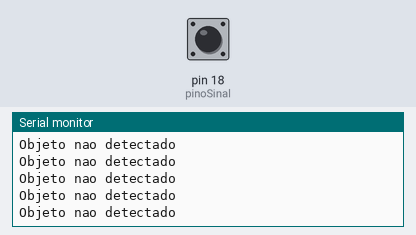
Recording of a sketch running on a simulated Arduino Uno, built with avr-gcc and run on an emulated ATmega328P. Parts: the last lines printed to the serial monitor. Inputs (shaded band) come from the test bench; at power-on: pin 18 (pinoSinal) HIGH.

Above: at 1.2 s.
1.3 s: pin 18 (pinoSinal) driven LOW
At 2.4 s:
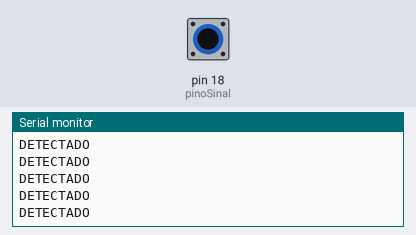
6.2 s: pin 18 (pinoSinal) driven HIGH
At 6.8 s:
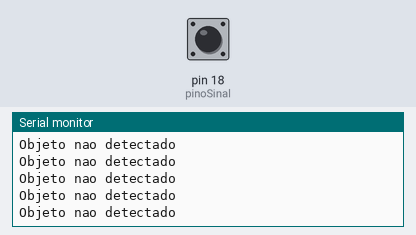
9.2 s: pin 18 (pinoSinal) driven LOW
At 10.0 s:
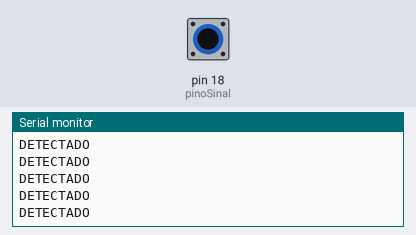
12.2 s: pin 18 (pinoSinal) driven HIGH
At 13.0 s:
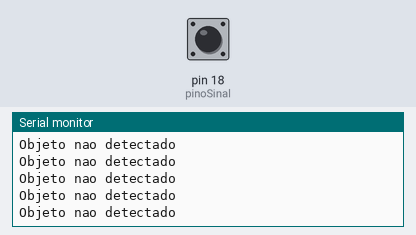
15.2 s: pin 18 (pinoSinal) pulsed LOW 2 times (0.12 s each, 0.3 s apart)
18.8 s: pin 18 (pinoSinal) driven LOW
At 19.7 s:
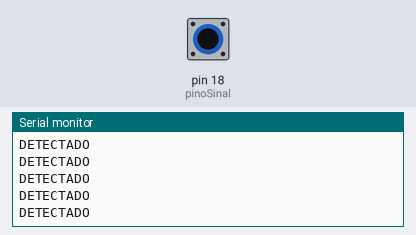

The sketch:

sensorindutivo.ino
```cpp
const int pinoSinal = 18; //PINO DIGITAL UTILIZADO PELO SENSOR

void setup(){
  pinMode(pinoSinal, INPUT); //DEFINE O PINO COMO ENTRADA
  Serial.begin(9600);
}
void loop(){
  if(digitalRead(pinoSinal) == LOW)
  { //SE A LEITURA DO PINO FOR IGUAL A LOW, FAZ
  Serial.println("DETECTADO");
  }else
  { //SENÃO, FAZ
  Serial.println("Objeto nao detectado");
  }
}
```

Measured:
- after the input at 1.3 s, the serial monitor: prints a new line after 0.07 s (image 1)
- after the input at 6.2 s, the serial monitor: prints a new line after 0.07 s (image 2)
- after the input at 18.8 s, the serial monitor: prints a new line after 0.08 s (image 5)
